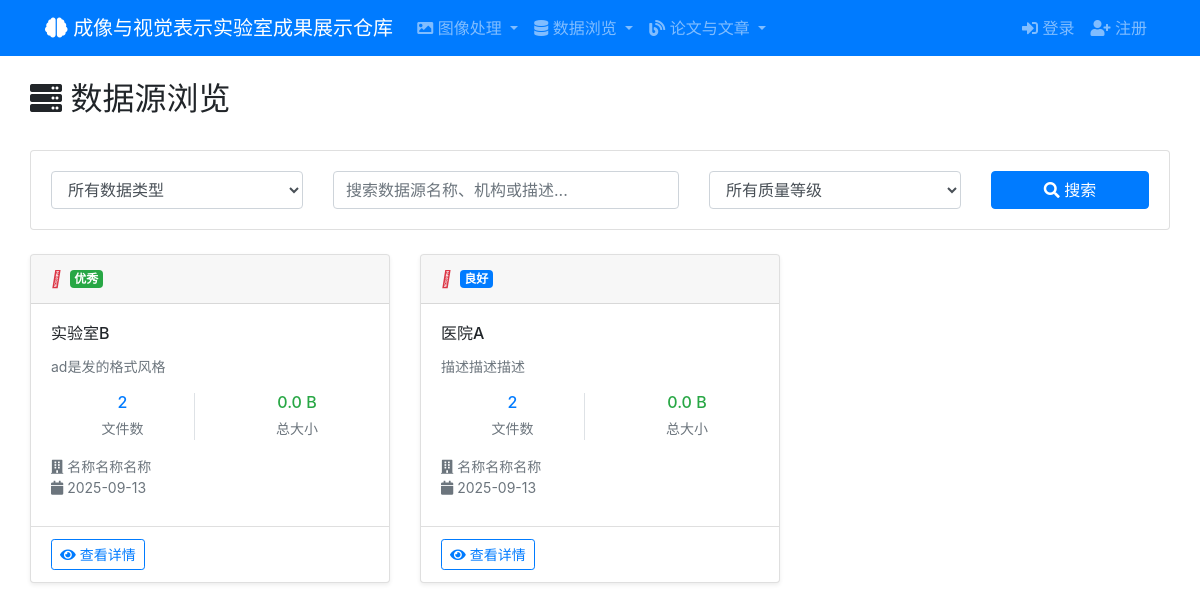
The app's page /data-sources/ with its own data.
### blog/models.py (models this page shows, shortened)
class DataSource(models.Model):
    data_type = models.ForeignKey(DataType, on_delete=models.CASCADE, verbose_name='数据类型')
    source_name = models.CharField('数据源名称', max_length=200, help_text='如：医院A、研究机构B等')
    source_description = models.TextField('数据源描述', blank=True, help_text='详细介绍该数据源的背景信息')
    contact_person = models.CharField('联系人', max_length=100, blank=True)
    contact_email = models.EmailField('联系邮箱', blank=True)
    institution = models.CharField('机构名称', max_length=200, blank=True)
    collection_date = models.DateField('收集日期', null=True, blank=True)
    data_quality = models.CharField('数据质量', max_length=50, choices=[
        ('excellent', '优秀'),
        ('good', '良好'),
        ('fair', '一般'),
        ('poor', '较差'),
    ], default='good')
    is_public = models.BooleanField('公开访问', default=True, help_text='是否允许所有用户访问')
    created_by = models.ForeignKey(User, on_delete=models.SET_NULL, null=True, verbose_name='创建者')
    created_at = models.DateTimeField('创建时间', auto_now_add=True)
    updated_at = models.DateTimeField('更新时间', auto_now=True)
    class Meta:
        verbose_name = '数据源'
        verbose_name_plural = '数据源'
        ordering = ['-created_at']
        unique_together = ['data_type', 'source_name']
    def get_file_count(self):
        return self.datafile_set.count()
    def get_total_size(self):
        total_size = 0
        for file in self.datafile_set.all():
            if file.file:
                try:
                    total_size += file.file.size
                except:
                    pass
        return total_size
    def get_formatted_size(self):
        size = self.get_total_size()
        for unit in ['B', 'KB', 'MB', 'GB', 'TB']:
            if size < 1024.0:
                return f"{size:.1f} {unit}"
            size /= 1024.0
        return f"{size:.1f} PB"

class DataType(models.Model):
    TYPE_CHOICES = [
        ('mri', 'MRI'),
        ('pet', 'PET'),
        ('ct', 'CT'),
        ('ultrasound', '超声'),
        ('xray', 'X光'),
        ('other', '其他'),
    ]
    name = models.CharField('数据类型', max_length=50, choices=TYPE_CHOICES, unique=True)
    description = models.TextField('类型描述', blank=True, help_text='介绍该数据类型的特点和应用场景')
    icon = models.CharField('图标', max_length=50, default='fa-image', help_text='FontAwesome图标名称')
    color = models.CharField('主题色', max_length=7, default='#007bff', help_text='十六进制颜色代码')
    created_at = models.DateTimeField('创建时间', auto_now_add=True)
    updated_at = models.DateTimeField('更新时间', auto_now=True)
    class Meta:
        verbose_name = '数据类型'
        verbose_name_plural = '数据类型'
        ordering = ['name']
    def __str__(self):
        return self.get_name_display()

class DataFile(models.Model):
    FILE_TYPE_CHOICES = [
        ('dicom', 'DICOM'),
        ('nifti', 'NIfTI'),
        ('mat', 'MATLAB'),
        ('raw', '原始数据'),
        ('image', '图像文件'),
        ('other', '其他'),
    ]
    data_source = models.ForeignKey(DataSource, on_delete=models.CASCADE, verbose_name='数据源')
    file_name = models.CharField('文件名', max_length=255)
    file = models.FileField('文件', upload_to='data_files/', help_text='支持DICOM、NIfTI、MAT等格式')
    file_type = models.CharField('文件类型', max_length=20, choices=FILE_TYPE_CHOICES, default='other')
    file_size = models.BigIntegerField('文件大小', default=0, help_text='字节')
    file_description = models.TextField('文件描述', blank=True)
    patient_id = models.CharField('患者ID', max_length=100, blank=True, help_text='匿名化患者标识')
    scan_date = models.DateTimeField('扫描日期', null=True, blank=True)
    scan_parameters = models.TextField('扫描参数', blank=True, help_text='如：TR、TE、层厚等参数信息')
    tags = models.CharField('标签', max_length=500, blank=True, help_text='用逗号分隔的标签')
    download_count = models.PositiveIntegerField('下载次数', default=0)
    is_active = models.BooleanField('激活状态', default=True)
    uploaded_by = models.ForeignKey(User, on_delete=models.SET_NULL, null=True, verbose_name='上传者')
    created_at = models.DateTimeField('上传时间', auto_now_add=True)
    updated_at = models.DateTimeField('更新时间', auto_now=True)
    class Meta:
        verbose_name = '数据文件'
        verbose_name_plural = '数据文件'
        ordering = ['-created_at']

### blog/views.py (the view)
# urls.py: path('data-sources/', views.data_source_list, name='data_source_list'),
def data_source_list(request):
    search_form = DataSourceSearchForm(request.GET)
    data_sources = DataSource.objects.filter(is_public=True).select_related('data_type').order_by('-created_at')
    if search_form.is_valid():
        data_type = search_form.cleaned_data.get('data_type')
        search_query = search_form.cleaned_data.get('search_query')
        quality_filter = search_form.cleaned_data.get('quality_filter')
        if data_type:
            data_sources = data_sources.filter(data_type=data_type)
        if search_query:
            data_sources = data_sources.filter(
                Q(source_name__icontains=search_query) |
                Q(source_description__icontains=search_query) |
                Q(institution__icontains=search_query)
            )
        if quality_filter:
            data_sources = data_sources.filter(data_quality=quality_filter)
    paginator = Paginator(data_sources, 12)
    page_number = request.GET.get('page')
    page_obj = paginator.get_page(page_number)
    return render(request, 'blog/data_source_list.html', {
        'page_obj': page_obj,
        'search_form': search_form
    })

### blog/forms.py
class DataSourceSearchForm(forms.Form):
    data_type = forms.ModelChoiceField(
        queryset=DataType.objects.all(),
        required=False,
        empty_label="所有数据类型",
        widget=forms.Select(attrs={'class': 'form-control'})
    )
    search_query = forms.CharField(
        required=False,
        widget=forms.TextInput(attrs={
            'class': 'form-control',
            'placeholder': '搜索数据源名称、机构或描述...'
        })
    )
    quality_filter = forms.ChoiceField(
        choices=[('', '所有质量等级')] + DataSource._meta.get_field('data_quality').choices,
        required=False,
        widget=forms.Select(attrs={'class': 'form-control'})
    )

### blog/templates/blog/data_source_list.html (shortened to what this page needs)
{% extends 'blog/base.html' %}
{% load static %}
{% block content %}
<div class="container-fluid">
    <div class="row">
        <div class="col-12">
            <div class="d-flex justify-content-between align-items-center mb-4">
                <h2><i class="fas fa-server"></i> 数据源{% if user.is_staff %}管理{% else %}浏览{% endif %}</h2>
            </div>
            <div class="card mb-4">
                <div class="card-body">
                    <form method="get" class="row">
                        <div class="col-md-3">
                            {{ search_form.data_type }}
                        </div>
                        <div class="col-md-4">
                            {{ search_form.search_query }}
                        </div>
                        <div class="col-md-3">
                            {{ search_form.quality_filter }}
                        </div>
                        <div class="col-md-2">
                            <button type="submit" class="btn btn-primary btn-block">
                                <i class="fas fa-search"></i> 搜索
                            </button>
                        </div>
                    </form>
                </div>
            </div>
            {% if page_obj %}
                <div class="row">
                    {% for data_source in page_obj %}
                    <div class="col-md-6 col-lg-4 mb-4">
                        <div class="card h-100 shadow-sm">
                            <div class="card-header d-flex justify-content-between align-items-center">
                                <div class="d-flex align-items-center">
                                    <i class="{{ data_source.data_type.icon }} mr-2" style="color: {{ data_source.data_type.color }};"></i>
                                    <span class="badge badge-{% if data_source.data_quality == 'excellent' %}success{% elif data_source.data_quality == 'good' %}primary{% elif data_source.data_quality == 'fair' %}warning{% else %}danger{% endif %}">
                                        {{ data_source.get_data_quality_display }}
                                    </span>
                                </div>
                            </div>
                            <div class="card-body">
                                <h6 class="card-title">{{ data_source.source_name }}</h6>
                                <p class="card-text text-muted small">
                                    {{ data_source.source_description|truncatewords:15 }}
                                </p>
                                <div class="row text-center mb-3">
                                    <div class="col-6">
                                        <div class="border-right">
                                            <h6 class="mb-1 text-primary">{{ data_source.get_file_count }}</h6>
                                            <small class="text-muted">文件数</small>
                                        </div>
                                    </div>
                                    <div class="col-6">
                                        <h6 class="mb-1 text-success">{{ data_source.get_formatted_size }}</h6>
                                        <small class="text-muted">总大小</small>
                                    </div>
                                </div>
                                <div class="small text-muted mb-2">
                                    <i class="fas fa-building"></i> {{ data_source.institution|default:"未设置机构" }}<br>
                                    <i class="fas fa-calendar"></i> {{ data_source.created_at|date:"Y-m-d" }}
                                </div>
                            </div>
                            <div class="card-footer bg-transparent">
                                <div class="d-flex justify-content-between">
                                    <a href="{% url 'blog:data_source_detail' data_source.pk %}"
                                       class="btn btn-outline-primary btn-sm">
                                        <i class="fas fa-eye"></i> 查看详情
                                    </a>
                                </div>
                            </div>
                        </div>
                    </div>
                    {% endfor %}
                </div>
            {% endif %}
        </div>
    </div>
</div>
{% endblock %}

### blog/templates/blog/base.html (shortened to what this page needs)
<!DOCTYPE html>
<html lang="zh-CN">
<head>
    <link rel="stylesheet" href="https://cdn.jsdelivr.net/npm/bootstrap@4.6.2/dist/css/bootstrap.min.css">
    <link rel="stylesheet" href="https://cdn.jsdelivr.net/npm/@fortawesome/fontawesome-free@5.15.4/css/all.min.css">
</head>
<body>
<nav class="navbar navbar-expand-lg navbar-dark bg-primary mb-4">
  <div class="container">
    <a class="navbar-brand" href="{% url 'blog:image_list' %}">
      <i class="fas fa-brain"></i> 成像与视觉表示实验室成果展示仓库
    </a>
    <div class="collapse navbar-collapse" id="navbarNav">
      <ul class="navbar-nav mr-auto">
        <li class="nav-item dropdown">
          <a class="nav-link dropdown-toggle" href="#" id="imageDropdown" role="button" data-toggle="dropdown" aria-haspopup="true" aria-expanded="false">
            <i class="fas fa-image"></i> 图像处理
          </a>
        </li>
        <li class="nav-item dropdown">
          <a class="nav-link dropdown-toggle" href="#" id="dataDropdown" role="button" data-toggle="dropdown" aria-haspopup="true" aria-expanded="false">
            <i class="fas fa-database"></i> {% if user.is_staff %}数据管理{% else %}数据浏览{% endif %}
          </a>
        </li>
        <li class="nav-item dropdown">
          <a class="nav-link dropdown-toggle" href="#" id="blogDropdown" role="button" data-toggle="dropdown">
            <i class="fas fa-blog"></i> 论文与文章
          </a>
        </li>
      </ul>
      <ul class="navbar-nav">
        {% if user.is_authenticated %}
          <li class="nav-item dropdown">
            <a class="nav-link dropdown-toggle" href="#" id="userDropdown" role="button" data-toggle="dropdown">
              <i class="fas fa-user"></i> {{ user.username }}
            </a>
            <div class="dropdown-menu dropdown-menu-right">
              {% if user.is_staff %}
              <a class="dropdown-item" href="/admin/">
                <i class="fas fa-cog"></i> 管理后台
              </a>
              <div class="dropdown-divider"></div>
              {% endif %}
              <form method="post" action="{% url 'logout' %}" class="dropdown-item p-0">
                {% csrf_token %}
                <button type="submit" class="dropdown-item" style="border: none; width: 100%; background: none;">
                  <i class="fas fa-sign-out-alt"></i> 退出登录
                </button>
              </form>
            </div>
          </li>
        {% else %}
          <li class="nav-item">
            <a class="nav-link" href="{% url 'login' %}?next={{ request.path }}">
              <i class="fas fa-sign-in-alt"></i> 登录
            </a>
          </li>
          <li class="nav-item">
            <a class="nav-link" href="{% url 'blog:register' %}{% if request.path != '/register/' %}?next={{ request.path }}{% endif %}">
              <i class="fas fa-user-plus"></i> 注册
            </a>
          </li>
        {% endif %}
      </ul>
    </div>
  </div>
</nav>
<div class="container-fluid">
    {% block content %}{% endblock %}
</div>
</body>
</html>

### records on screen
DataSource: data_quality "优秀", source_name "实验室B", source_description "ad是发的格式风格", get_file_count "2", get_formatted_size "0.0 B", institution "名称名称名称", created_at "2025-09-13"
DataSource: data_quality "良好", source_name "医院A", source_description "描述描述描述", get_file_count "2", get_formatted_size "0.0 B", institution "名称名称名称", created_at "2025-09-13"
